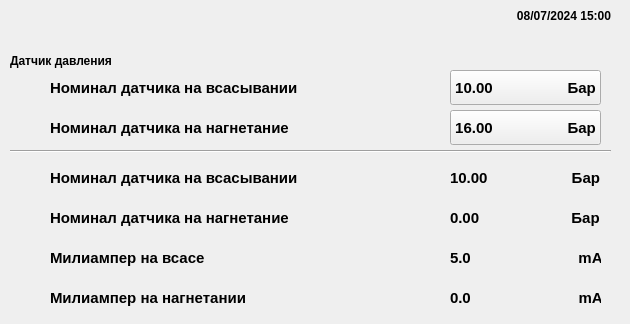
     <widget class="QWidget" name="Settings_Station_Settings_Sensors_Settings_page">
      <widget class="QLabel" name="label_112">
       <property name="geometry">
        <rect>
         <x>10</x>
         <y>50</y>
         <width>171</width>
         <height>21</height>
        </rect>
       </property>
       <property name="font">
        <font>
         <family>Arial</family>
         <pointsize>9</pointsize>
         <weight>75</weight>
         <bold>true</bold>
        </font>
       </property>
       <property name="text">
        <string>Датчик давления</string>
       </property>
      </widget>
      <widget class="QLabel" name="label_113">
       <property name="geometry">
        <rect>
         <x>10</x>
         <y>70</y>
         <width>40</width>
         <height>35</height>
        </rect>
       </property>
       <property name="text">
        <string/>
       </property>
      </widget>
      <widget class="QLabel" name="label_114">
       <property name="geometry">
        <rect>
         <x>50</x>
         <y>70</y>
         <width>261</width>
         <height>35</height>
        </rect>
       </property>
       <property name="font">
        <font>
         <family>Arial</family>
         <pointsize>11</pointsize>
         <weight>75</weight>
         <bold>true</bold>
        </font>
       </property>
       <property name="text">
        <string>Номинал датчика на всасывании</string>
       </property>
      </widget>
      <widget class="QLabel" name="label_115">
       <property name="geometry">
        <rect>
         <x>10</x>
         <y>110</y>
         <width>40</width>
         <height>35</height>
        </rect>
       </property>
       <property name="text">
        <string/>
       </property>
      </widget>
      <widget class="QLabel" name="label_116">
       <property name="geometry">
        <rect>
         <x>50</x>
         <y>110</y>
         <width>261</width>
         <height>35</height>
        </rect>
       </property>
       <property name="font">
        <font>
         <family>Arial</family>
         <pointsize>11</pointsize>
         <weight>75</weight>
         <bold>true</bold>
        </font>
       </property>
       <property name="text">
        <string>Номинал датчика на нагнетание</string>
       </property>
      </widget>
      <widget class="QLabel" name="shield_24_label">
       <property name="geometry">
        <rect>
         <x>410</x>
         <y>70</y>
         <width>40</width>
         <height>35</height>
        </rect>
       </property>
       <property name="text">
        <string/>
       </property>
      </widget>
      <widget class="QLabel" name="shield_25_label">
       <property name="geometry">
        <rect>
         <x>410</x>
         <y>110</y>
         <width>40</width>
         <height>35</height>
        </rect>
       </property>
       <property name="text">
        <string/>
       </property>
      </widget>
      <widget class="QPushButton" name="station_settings_sensors_settings_milliamps_at_suction_pushButton">
       <property name="geometry">
        <rect>
         <x>450</x>
         <y>70</y>
         <width>151</width>
         <height>35</height>
        </rect>
       </property>
       <property name="font">
        <font>
         <family>Arial</family>
         <pointsize>11</pointsize>
         <weight>75</weight>
         <bold>true</bold>
        </font>
       </property>
       <property name="text">
        <string>10.00                  Бар</string>
       </property>
      </widget>
      <widget class="QPushButton" name="station_settings_sensors_settings_milliamps_at_discharge_pushButton">
       <property name="geometry">
        <rect>
         <x>450</x>
         <y>110</y>
         <width>151</width>
         <height>35</height>
        </rect>
       </property>
       <property name="font">
        <font>
         <family>Arial</family>
         <pointsize>11</pointsize>
         <weight>75</weight>
         <bold>true</bold>
        </font>
       </property>
       <property name="text">
        <string>16.00                  Бар</string>
       </property>
      </widget>
      <widget class="Line" name="line_11">
       <property name="geometry">
        <rect>
         <x>10</x>
         <y>150</y>
         <width>601</width>
         <height>2</height>
        </rect>
       </property>
       <property name="frameShadow">
        <enum>QFrame::Sunken</enum>
       </property>
       <property name="orientation">
        <enum>Qt::Horizontal</enum>
       </property>
      </widget>
      <widget class="QLabel" name="station_settings_sensors_settings_time_label">
       <property name="geometry">
        <rect>
         <x>480</x>
         <y>0</y>
         <width>141</width>
         <height>31</height>
        </rect>
       </property>
       <property name="font">
        <font>
         <family>Arial</family>
         <pointsize>9</pointsize>
         <weight>75</weight>
         <bold>true</bold>
        </font>
       </property>
       <property name="text">
        <string>08/07/2024 15:00   </string>
       </property>
       <property name="alignment">
        <set>Qt::AlignRight|Qt::AlignTrailing|Qt::AlignVCenter</set>
       </property>
      </widget>
      <widget class="QLabel" name="label_117">
       <property name="geometry">
        <rect>
         <x>10</x>
         <y>160</y>
         <width>40</width>
         <height>35</height>
        </rect>
       </property>
       <property name="text">
        <string/>
       </property>
      </widget>
      <widget class="QLabel" name="label_118">
       <property name="geometry">
        <rect>
         <x>10</x>
         <y>200</y>
         <width>40</width>
         <height>35</height>
        </rect>
       </property>
       <property name="text">
        <string/>
       </property>
      </widget>
      <widget class="QLabel" name="label_119">
       <property name="geometry">
        <rect>
         <x>10</x>
         <y>240</y>
         <width>40</width>
         <height>35</height>
        </rect>
       </property>
       <property name="text">
        <string/>
       </property>
      </widget>
      <widget class="QLabel" name="label_120">
       <property name="geometry">
        <rect>
         <x>10</x>
         <y>280</y>
         <width>40</width>
         <height>35</height>
        </rect>
       </property>
       <property name="text">
        <string/>
       </property>
      </widget>
      <widget class="QLabel" name="label_121">
       <property name="geometry">
        <rect>
         <x>50</x>
         <y>160</y>
         <width>551</width>
         <height>35</height>
        </rect>
       </property>
       <property name="font">
        <font>
         <family>Arial</family>
         <pointsize>11</pointsize>
         <weight>75</weight>
         <bold>true</bold>
        </font>
       </property>
       <property name="text">
        <string>Номинал датчика на всасывании                                                                  Бар</string>
       </property>
      </widget>
      <widget class="QLabel" name="label_122">
       <property name="geometry">
        <rect>
         <x>50</x>
         <y>200</y>
         <width>551</width>
         <height>35</height>
        </rect>
       </property>
       <property name="font">
        <font>
         <family>Arial</family>
         <pointsize>11</pointsize>
         <weight>75</weight>
         <bold>true</bold>
        </font>
       </property>
       <property name="text">
        <string>Номинал датчика на нагнетание                                                                    Бар</string>
       </property>
      </widget>
      <widget class="QLabel" name="label_123">
       <property name="geometry">
        <rect>
         <x>50</x>
         <y>240</y>
         <width>551</width>
         <height>35</height>
        </rect>
       </property>
       <property name="font">
        <font>
         <family>Arial</family>
         <pointsize>11</pointsize>
         <weight>75</weight>
         <bold>true</bold>
        </font>
       </property>
       <property name="text">
        <string>Милиампер на всасе                                                                                          mA</string>
       </property>
      </widget>
      <widget class="QLabel" name="label_124">
       <property name="geometry">
        <rect>
         <x>50</x>
         <y>280</y>
         <width>551</width>
         <height>35</height>
        </rect>
       </property>
       <property name="font">
        <font>
         <family>Arial</family>
         <pointsize>11</pointsize>
         <weight>75</weight>
         <bold>true</bold>
        </font>
       </property>
       <property name="text">
        <string>Милиампер на нагнетании                                                                                mA</string>
       </property>
      </widget>
      <widget class="QLabel" name="station_settings_sensors_settings_suction_sensor_rating_label">
       <property name="geometry">
        <rect>
         <x>450</x>
         <y>160</y>
         <width>51</width>
         <height>35</height>
        </rect>
       </property>
       <property name="font">
        <font>
         <family>Arial</family>
         <pointsize>11</pointsize>
         <weight>75</weight>
         <bold>true</bold>
        </font>
       </property>
       <property name="text">
        <string>10.00</string>
       </property>
      </widget>
      <widget class="QLabel" name="station_settings_sensors_settings_discharge_sensor_rating_label">
       <property name="geometry">
        <rect>
         <x>450</x>
         <y>200</y>
         <width>51</width>
         <height>35</height>
        </rect>
       </property>
       <property name="font">
        <font>
         <family>Arial</family>
         <pointsize>11</pointsize>
         <weight>75</weight>
         <bold>true</bold>
        </font>
       </property>
       <property name="text">
        <string>0.00</string>
       </property>
      </widget>
      <widget class="QLabel" name="station_settings_sensors_settings_milliamps_at_suction_label">
       <property name="geometry">
        <rect>
         <x>450</x>
         <y>240</y>
         <width>51</width>
         <height>35</height>
        </rect>
       </property>
       <property name="font">
        <font>
         <family>Arial</family>
         <pointsize>11</pointsize>
         <weight>75</weight>
         <bold>true</bold>
        </font>
       </property>
       <property name="text">
        <string>5.0</string>
       </property>
      </widget>
      <widget class="QLabel" name="station_settings_sensors_settings_milliamps_at_discharge_label">
       <property name="geometry">
        <rect>
         <x>450</x>
         <y>280</y>
         <width>51</width>
         <height>35</height>
        </rect>
       </property>
       <property name="font">
        <font>
         <family>Arial</family>
         <pointsize>11</pointsize>
         <weight>75</weight>
         <bold>true</bold>
        </font>
       </property>
       <property name="text">
        <string>0.0</string>
       </property>
      </widget>
     </widget>
